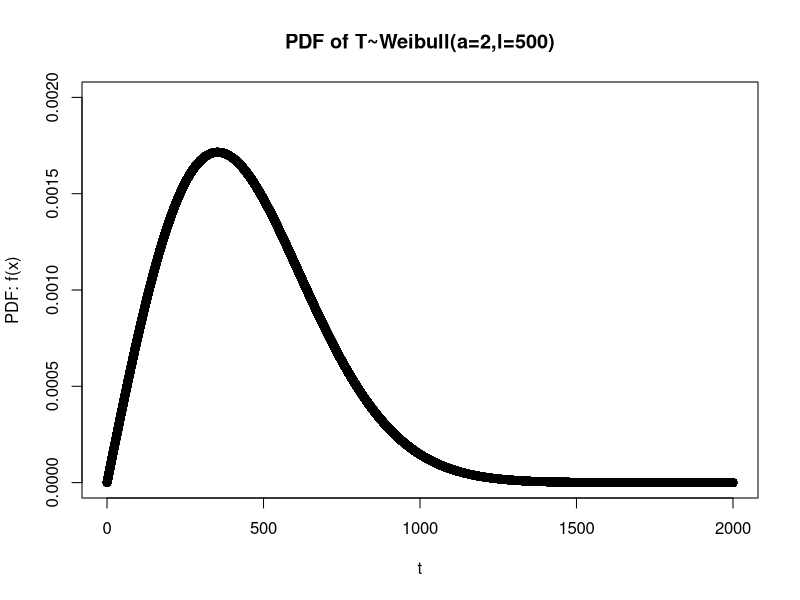
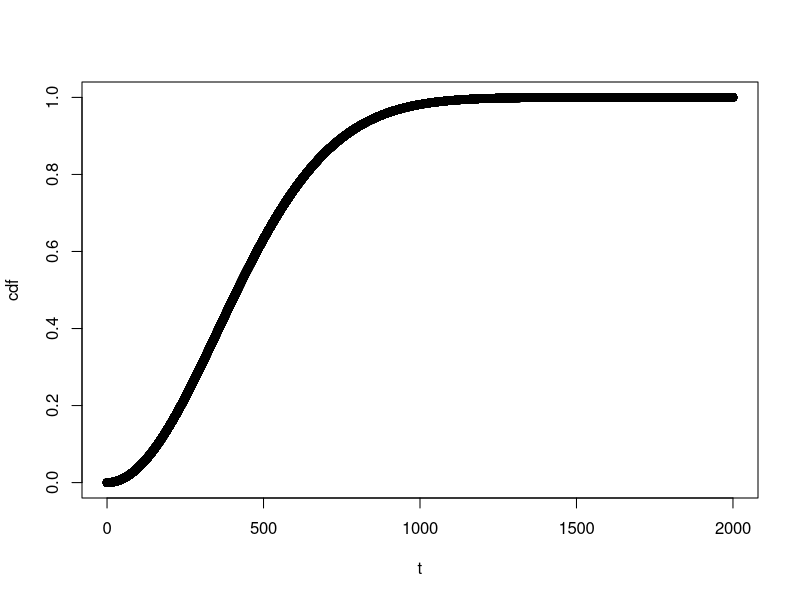
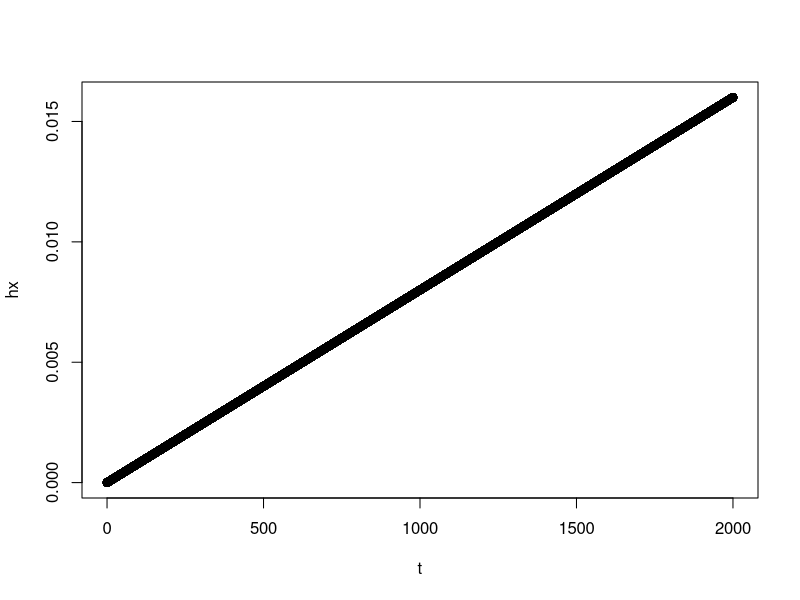

Write the R code that produced these figures, in order.
# Q 4. WEIBULL (Cancer)
t<-seq(from=0,to=2000,by=0.01)
a<-2 #(shape)
b<-0.002 #(scale)
p<-dweibull(t,a,1/b)
plot(t,p,xlim=c(0,2000),ylim=c(0,0.002),ylab="PDF: f(x)",
     main="PDF of T~Weibull(a=2,l=500)")
#i) Mean
m1<-sum(t*p);m1
#or
m2<-gamma(1+1/a)/sqrt(b);m2
#ii) HRF
cdf<-pweibull(t,a,1/b)
plot(t,cdf)
hx<-p/(1-cdf)
plot(t,hx)
x<-ans<-NULL
hval<-function(x){   #ASSUMING HR to be in DAYS
  return(b^a*x^(a-1))
}
for(i in 1:3){
  ans<-c(ans,hval(600*i))
};ans
md<-log(2)^(1/a)/b;md